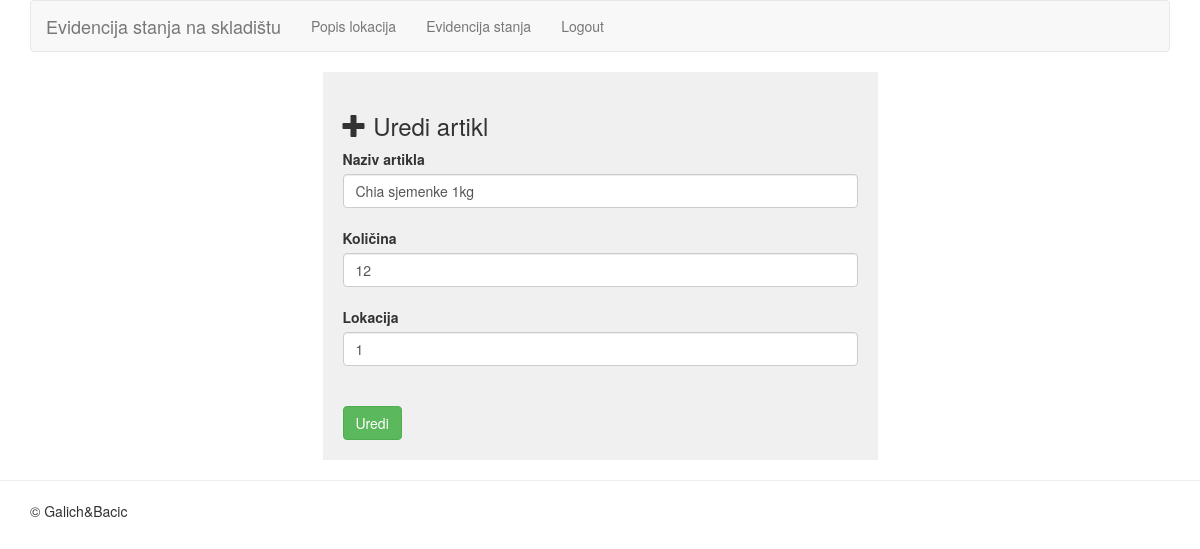
The page /izmjeni_evidencija.php?ID=4 (signed in) on the database its author committed.
### tables this page shows
CREATE TABLE `evidencija_stanja` (
  `ID` int(32) NOT NULL,
  `naziv_robe` varchar(128) NOT NULL,
  `kolicina` int(16) NOT NULL,
  `lokacija` int(32) NOT NULL
);

### izmjeni_evidencija.php (the view, shortened to what this page needs)
<?php
require_once 'connect.php';
require_once 'header.php';
?>
<div class="container">
	<?php
	$ID = isset($_GET['ID']) ? (int) $_GET['ID'] : 0;
	$sql = "SELECT * FROM evidencija_stanja WHERE ID={$ID}";
	$result = $con->query($sql);
	$row = $result->fetch_assoc();
	?>
	<div class="row">
	<div class="col-md-6 col-md-offset-3">
		<div class="box">
			<h3><i class="glyphicon glyphicon-plus"></i>&nbsp;Uredi artikl</h3>
			<form action="" method="POST">
				<label for="naziv_artikla">Naziv artikla</label>
				<input type="text" id="naziv_robe"  name="naziv_robe" value="<?php echo $row['naziv_robe']; ?>" class="form-control"><br>
				<label for="kolicina">Količina</label>
				<input type="text"  name="kolicina" id="kolicina" value="<?php echo $row['kolicina']; ?>" class="form-control"><br>
				<label for="lokacija">Lokacija</label>
				<input type="text"  name="lokacija" id="lokacija"  value="<?php echo $row['lokacija']; ?>" class="form-control"><br>
				<br>
				<input type="submit" name="update" class="btn btn-success" value="Uredi">
			</form>
		</div>
	</div>
</div>
</div>
<?php
 require_once 'footer.php';

### header.php (style rules this page uses)
.box { background: #f0f0f0; padding: 20px; }

### rows shown on the page
evidencija_stanja: naziv_robe "Chia sjemenke 1kg", kolicina "12", lokacija "1"
